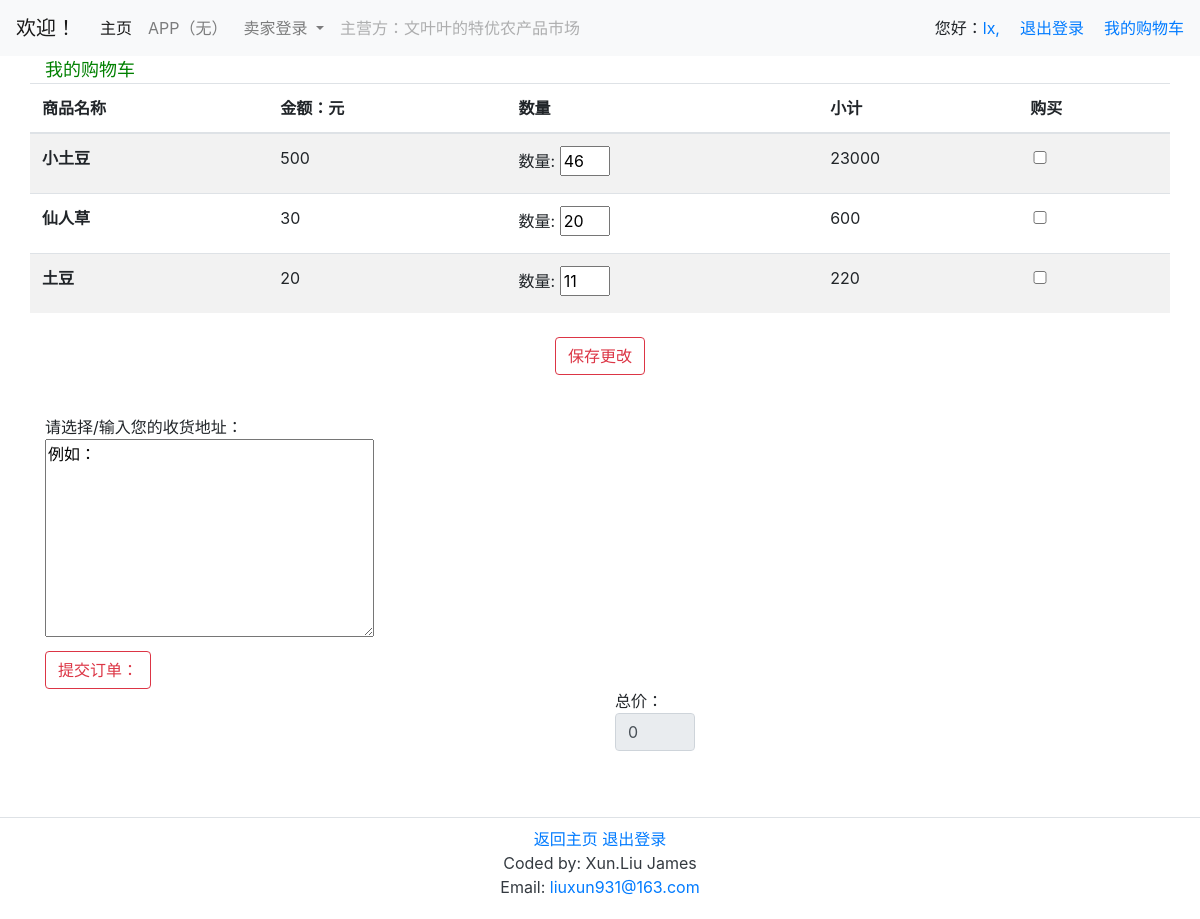
The page /Cart/ (signed in) on the database as committed earlier.
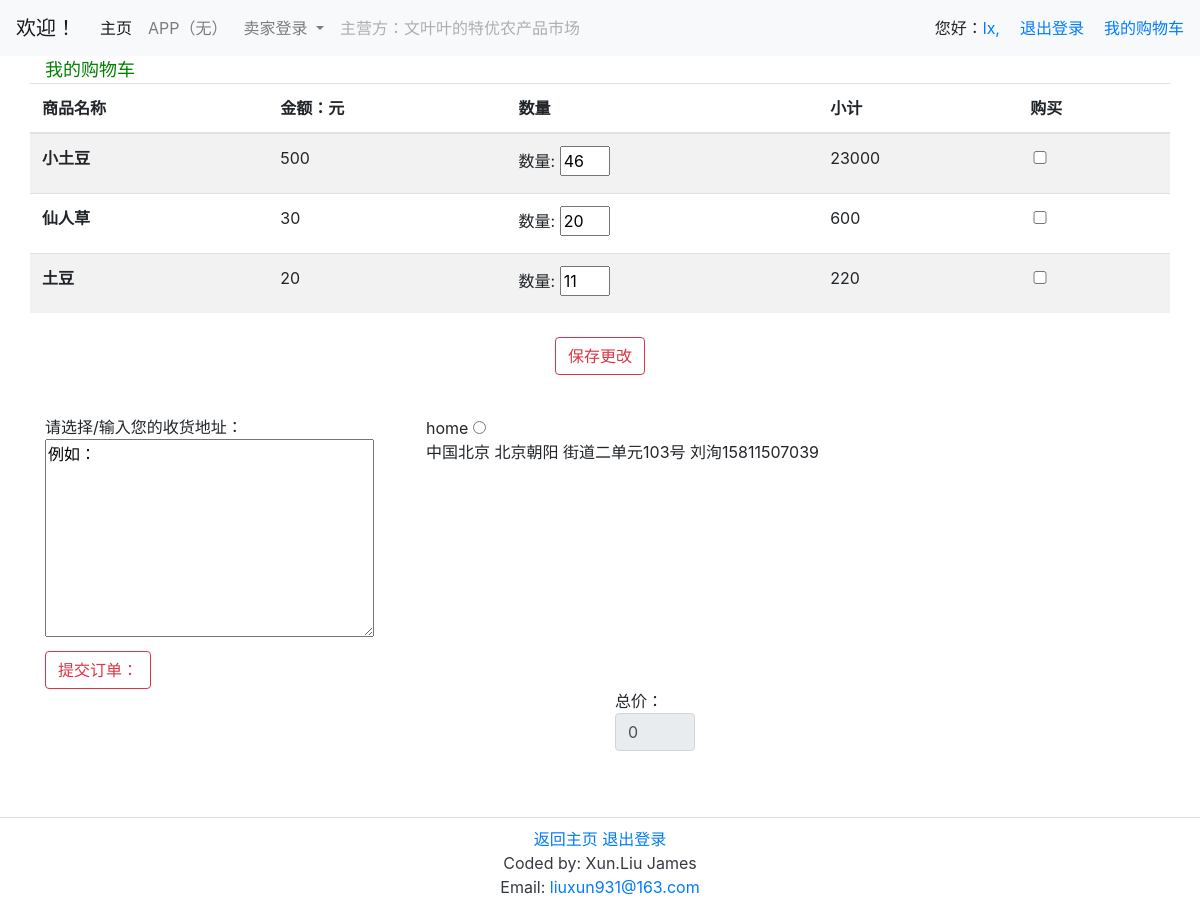
The same page on the database as committed later.
### Product/models.py (models this page shows)
class Products(models.Model):
    name = models.CharField(max_length=32)
    catalog =  models.CharField(max_length=18, blank = True)
    unit = models.CharField(max_length=12, blank = True)
    unit_price = models.PositiveIntegerField(default = 0,)
    place = models.CharField(max_length=18, blank = True)
    details = models.TextField(blank = True)
    is_onsale = models.BooleanField(default = True,)
    def __str__(self):
        return self.name

### User/models.py (models this page shows, shortened)
class UserAddr(models.Model):
    user = models.ForeignKey('EndUser', on_delete=models.CASCADE,)
    addr_name = models.CharField(max_length=24, default="我的地址", verbose_name='地址别名')
    country = models.CharField(max_length=12, default="中国", verbose_name='国家')
    province = models.CharField(max_length=12, default="北京", verbose_name='省份')
    City = models.CharField(max_length=12, default="北京", verbose_name='城市')
    District = models.CharField(max_length=12, default="朝阳", verbose_name='区/县')
    Street = models.CharField(max_length=24, default="街道", verbose_name='街道')
    Details = models.CharField(max_length=24, default="地址", verbose_name='详细地址')
    Receiver_name = models.CharField(max_length=16, default="收货人", verbose_name='收货人')
    Receiver_phone = models.CharField(max_length=12, default="联系电话", verbose_name='电话')

### Cart/views.py (the view)
# urls.py: path(r'', views.CartView.as_view(), name ='cartview' ),
class CartView(MyPermRequireMixin,TemplateView):
    permission_required = ('Cart.view_cart')
    template_name = 'Cart/cart.html'
    '''
    1. 进入本人的购物车，列出本人加入购物车的产品和总价计算。（参考京东）
    2. 购物车中的增删查改（ajax or form）
    '''
    def get_context_data(self, **kwargs):
        context = super().get_context_data(**kwargs)
        context['cart'] = Cart.objects.filter(user = self.request.user.enduser)
        context['products'] = Products.objects.filter(pk = 0)
        context['items'] = tuple('')
        context['list'] = []
        for i in range(len(context['cart'])):
            context['products'] = context['products'] | Products.objects.filter(pk = context['cart'][i].products_id)
        k=0
        for i in range(len(context['cart'])):
            context['items'] += ((str(context['cart'][i].products) ,int(context['products'][i].unit_price), int(context['cart'][i].quantity ),k),)
            context['list'] += [k]
            k += 1
        context['addrs'] = UserAddr.objects.filter(user = self.request.user.enduser)
        return context

### templates/Cart/cart.html (shortened to what this page needs)
{% extends "base_layer2.html" %}
{% load static %}
{% block cart %}
<div class="container">
<div class="row" id="row1">
	<div class="col-md-4  ">
	<a style="color:green;font-size:large;padding-bottom:25px;padding-top:30px;">我的购物车</a>
	</div>
</div>
<div class="row" id="row2">
<div class="col-12">
<form method="post" action="/Pay/" > {% csrf_token %}
<div class="form-group">
	<div class="row" id="row2.1-table">
		<table id="cart-table" class="table table-striped table-hover" >
			<thead>
				<tr>
					<th scope="col">商品名称</th>
					<th scope="col">金额：元</th>
					<th scope="col">数量</th>
					<th scope="col">小计</th>
					<th scope="col">购买</th>
				</tr>
			</thead>
			<tbody>
			{% for t in items %}
				<tr>
					<th scope="row">{{t.0}}</th>
					<td> {{ t.1 }}</td>
					<td>
						<label for="qnt-input" >数量: </label>
						<input type="number" id="qnt-{{t.3}}" name="ipt-{{t.3}}" style="width:50px;" value="{{t.2}}" > </input>
					</td>
					<td>
					</td>
					<td>
						<input type="checkbox" name="mycheckbox" id="ckb-{{t.3}}" style="width:20px;" />
					</td>
				</tr>
			{% endfor %}
			  </tbody>
		</table>
	</div>
	<div class="row" >
	<div class="col-md-4 offset-4 text-center">
	<div id="updatecart" class="btn btn-outline-danger">保存更改</div>
	</div></div>
	<div class="row show-grid row-cols-2" id ="row2.3-ChoseAddr" style="padding-top:40px;">
		<div class="col-md-4 ">
			<a>请选择/输入您的收货地址：</a><br>
			<textarea id="addressbox" name="addressbox" cols="30" rows="8">例如：</textarea>
		</div>
		<div class="col-md-8 col-md-offset-4">
			<table>
			{% for addr in addrs %}
				<tr>
				<td>
			<a>{{addr.addr_name}}</a>
			<input name="myaddr" type="radio" onclick="getaddress(this);"/>
			<p>
			{{addr.country}}{{addr.province}}
			{{addr.City}}{{addr.District}}
			{{addr.Street}}{{addr.Details}}
			{{addr.Receiver_name}}{{addr.Receiver_phone}}
			</p>
				</td>
				</tr>
				{% endfor %}
			</table>
		</div>
	</div>
	<div class="row row-cols-2" id="row2.2-submit" >
	<div class="col-md-6 ">
	<button  id="btn-sum" class="btn btn-outline-danger" type="submit" value="Save" >提交订单：</button>
	</div>
	<div class="col-md-4 offset-6">
	<a> 总价：</a>
	<input id="sum-order" name="sum-cart" type="value" class="form-control" style="width:80px;" readonly="true" />
	</div>
	</div>
</div>
</form>
</div>
</div>
</div>
{% endblock %}

Rows that differ between the two databases and show on the page:
added UserAddr: addr_name "home", country "中国", province "北京", City "北京", District "朝阳", Street "街道", Details "二单元103号", Receiver_name "刘洵", Receiver_phone "15811507039"
